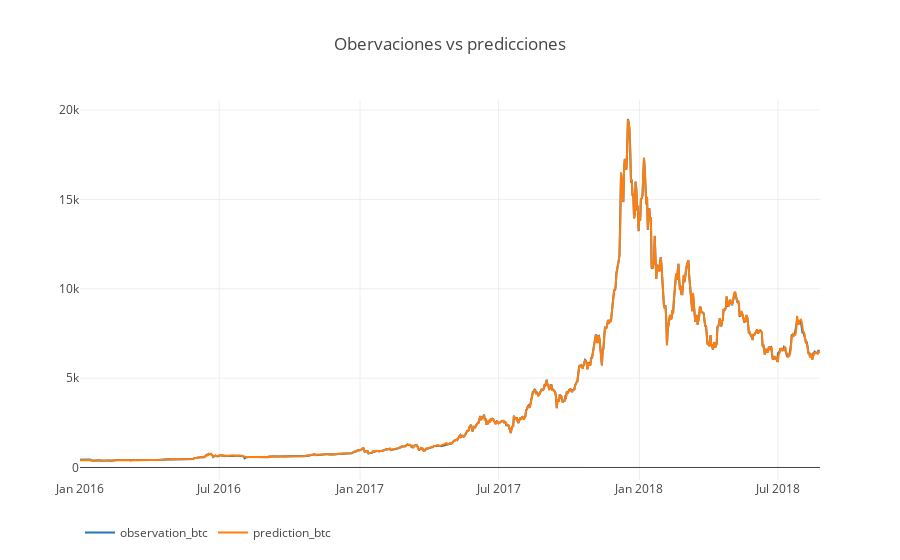

This figure's notebook cell:
### Code cell
# Gráfica del dataframe de resultado
df_scatter(result,'Obervaciones vs predicciones')

### Figure 1 — Plotly figure (JSON) as saved in the notebook; plotly's stock layout.template omitted (floating-point values rounded to 4 significant figures; data arrays with more than 128 entries replaced by an {"elided": "..."} marker saying what was removed)
{"data": [{"name": "observation_btc", "type": "scatter", "visible": "visible", "x": {"elided": "968 str values"}, "y": {"elided": "968 float values"}}, {"name": "prediction_btc", "type": "scatter", "visible": "visible", "x": {"elided": "968 str values"}, "y": {"elided": "968 float values"}}], "layout": {"legend": {"orientation": "h"}, "title": "Obervaciones vs predicciones", "xaxis": {"type": "date"}, "yaxis": {"showticklabels": true, "title": "", "type": "linear"}}}
